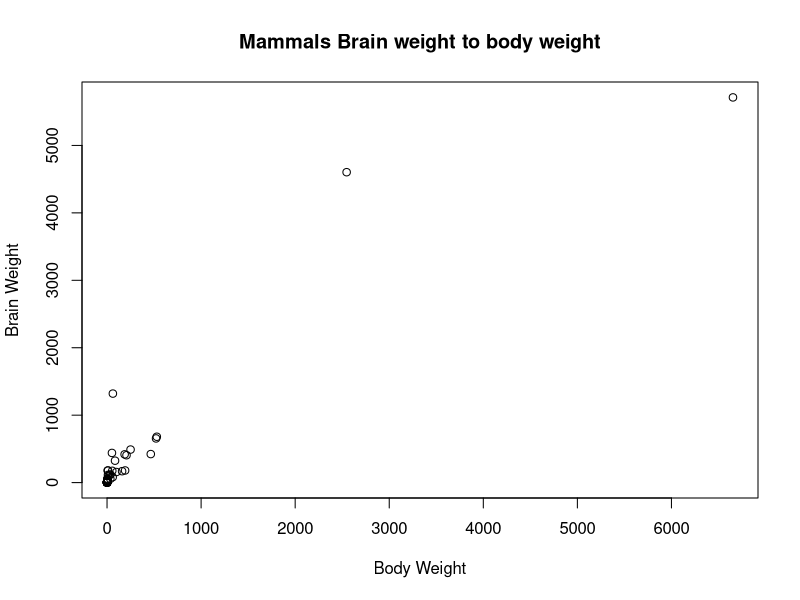
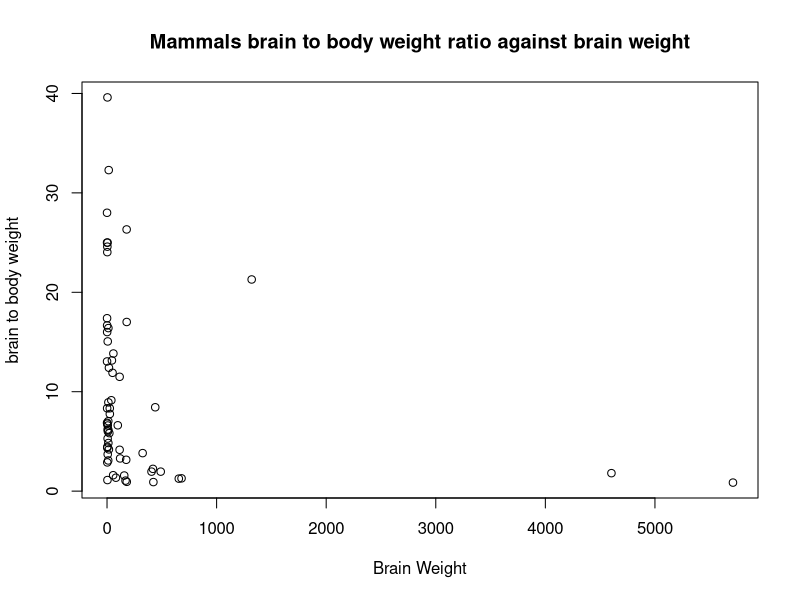

The R script that drew these images, in order:
setwd("~/OneDrive - University of Canberra/Semester 2/Exploratory data analysis and visualization/Week 2/Tutorials/")


# loading the libraries
library("MASS")


#summary for mammals

dimensionOfMammals <- dim(mammals)
titleOfMammalsDF <- names(mammals)
summary(mammals)
head(mammals)

# plotting sccatterplot for brain to body weight

plot(mammals$body,mammals$brain,main="Mammals Brain weight to body weight",  ylab="Brain Weight", xlab="Body Weight")
identify(mammals$body,mammals$brain)


#19 32 33
mammals[19,]
mammals[32,]
mammals[33,]

#plotting scatterplot for brain to body weight ration against brain weight
brainToBodyRatio <- mammals$brain / mammals$body

plot(mammals$brain,brainToBodyRatio,main="Mammals brain to body weight ratio against brain weight",  ylab="brain to body weight", xlab="Brain Weight")
identify(mammals$body,brainToBodyRatio)

#mammal with largest brain weight relative to their body weight
mammals[11,]


